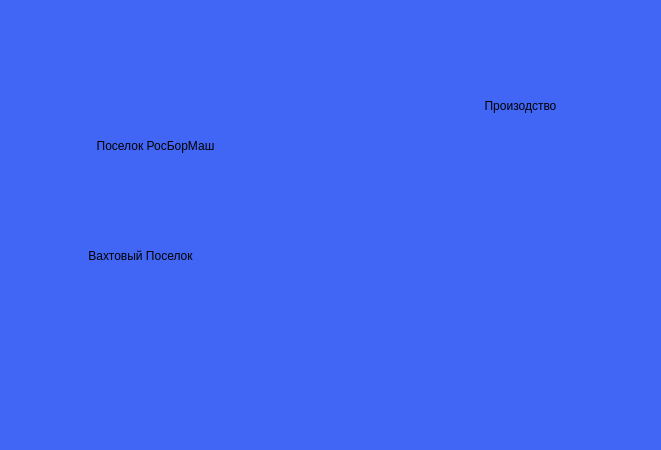
<?xml version="1.0" encoding="UTF-8"?>
<ui version="4.0">
 <class>MainWindow</class>
 <widget class="QMainWindow" name="MainWindow">
  <property name="geometry">
   <rect>
    <x>0</x>
    <y>0</y>
    <width>661</width>
    <height>450</height>
   </rect>
  </property>
  <property name="minimumSize">
   <size>
    <width>661</width>
    <height>450</height>
   </size>
  </property>
  <property name="maximumSize">
   <size>
    <width>661</width>
    <height>450</height>
   </size>
  </property>
  <property name="windowTitle">
   <string>MainWindow</string>
  </property>
  <property name="styleSheet">
   <string notr="true">QWidget{
background-color: rgb(65, 102, 245);
background-image: url(:/logos/karatau_logo_small___копия-removebg-preview.png)
}</string>
  </property>
  <widget class="QWidget" name="centralwidget">
   <property name="styleSheet">
    <string notr="true"/>
   </property>
   <widget class="QLabel" name="labelMap">
    <property name="enabled">
     <bool>true</bool>
    </property>
    <property name="geometry">
     <rect>
      <x>0</x>
      <y>0</y>
      <width>761</width>
      <height>481</height>
     </rect>
    </property>
    <property name="minimumSize">
     <size>
      <width>761</width>
      <height>481</height>
     </size>
    </property>
    <property name="maximumSize">
     <size>
      <width>761</width>
      <height>481</height>
     </size>
    </property>
    <property name="styleSheet">
     <string notr="true">background-image:url(:/MapsResize/images/MapsУмень/Каратау.jpg)</string>
    </property>
    <property name="text">
     <string/>
    </property>
    <property name="pixmap">
     <pixmap resource="../MapsResize.qrc">:/MapsResize/images/MapsУмень/Каратау.jpg</pixmap>
    </property>
    <property name="scaledContents">
     <bool>true</bool>
    </property>
   </widget>
   <widget class="QPushButton" name="proizvodstvoButton">
    <property name="enabled">
     <bool>true</bool>
    </property>
    <property name="geometry">
     <rect>
      <x>450</x>
      <y>90</y>
      <width>141</width>
      <height>31</height>
     </rect>
    </property>
    <property name="minimumSize">
     <size>
      <width>0</width>
      <height>30</height>
     </size>
    </property>
    <property name="styleSheet">
     <string notr="true">QPushButton{
background-image: url(:/arrow right/Karatau blue background.png);
color: rgb(0, 0, 0);
background-color: rgb(65, 102, 245);
border-style:outset;
border-radius:10px;
font: 100 14pt &quot;Arial&quot; ;
}
QPushButton:hover{
color:rgb(0, 0, 05);
background-color: rgb(245, 169, 17);
border-radius:5px;
}
QPushButton:pressed{
color:rgb(0, 0, 0);
background-color: rgb(255, 148, 164);
border-radius:20px;
}</string>
    </property>
    <property name="text">
     <string>Произодство</string>
    </property>
   </widget>
   <widget class="QPushButton" name="vakhtoviiPoselokButton">
    <property name="enabled">
     <bool>true</bool>
    </property>
    <property name="geometry">
     <rect>
      <x>50</x>
      <y>240</y>
      <width>181</width>
      <height>31</height>
     </rect>
    </property>
    <property name="minimumSize">
     <size>
      <width>0</width>
      <height>30</height>
     </size>
    </property>
    <property name="styleSheet">
     <string notr="true">QPushButton{
background-image: url(:/arrow right/Karatau blue background.png);
color: rgb(0, 0, 0);
background-color: rgb(65, 102, 245);
border-style:outset;
border-radius:10px;
font: 100 14pt &quot;Arial&quot; ;
}
QPushButton:hover{
color:rgb(0, 0, 05);
background-color: rgb(245, 169, 17);
border-radius:5px;
}
QPushButton:pressed{
color:rgb(0, 0, 0);
background-color: rgb(255, 148, 164);
border-radius:20px;
}</string>
    </property>
    <property name="text">
     <string>Вахтовый Поселок</string>
    </property>
   </widget>
   <widget class="QLabel" name="label">
    <property name="geometry">
     <rect>
      <x>90</x>
      <y>130</y>
      <width>201</width>
      <height>31</height>
     </rect>
    </property>
    <property name="styleSheet">
     <string notr="true">background-image: url(:/arrow right/Karatau blue background.png);
color: rgb(0, 0, 0);
background-color: rgb(65, 102, 245);
font: 100 14pt &quot;Arial&quot; </string>
    </property>
    <property name="text">
     <string>  Поселок РосБорМаш</string>
    </property>
   </widget>
  </widget>
  <action name="actionGlobalMap">
   <property name="text">
    <string>Глобальная</string>
   </property>
  </action>
  <action name="actionCPPR">
   <property name="text">
    <string>ЦППР</string>
   </property>
  </action>
  <action name="actionAP">
   <property name="text">
    <string>АП</string>
   </property>
  </action>
  <action name="actionGBK">
   <property name="text">
    <string>ГБК</string>
   </property>
  </action>
  <action name="actionPoligon">
   <property name="text">
    <string>Полигон</string>
   </property>
  </action>
  <action name="actionRaskomandirovka">
   <property name="text">
    <string>Раскомандировка</string>
   </property>
  </action>
  <action name="actionFKhLFirstFloor">
   <property name="text">
    <string>Первый этаж</string>
   </property>
  </action>
  <action name="actionFKhLSecondFloor">
   <property name="text">
    <string>Второй этаж</string>
   </property>
  </action>
  <action name="KIPiA">
   <property name="checkable">
    <bool>false</bool>
   </property>
   <property name="text">
    <string>КИПиА</string>
   </property>
  </action>
  <action name="SGE">
   <property name="text">
    <string>СГЭ</string>
   </property>
  </action>
  <action name="SGM">
   <property name="text">
    <string>СГМ</string>
   </property>
  </action>
  <action name="actionKaratauMap">
   <property name="text">
    <string>Каратау</string>
   </property>
  </action>
 </widget>
 <resources>
  <include location="../logos.qrc"/>
  <include location="../MapsResize.qrc"/>
  <include location="../Maps.qrc"/>
  <include location="../GTP.qrc"/>
  <include location="../MainWindow.qrc"/>
  <include location="../MainWindowResize.qrc"/>
  <include location="../../../../../.designer/Maps.qrc"/>
 </resources>
 <connections/>
</ui>
